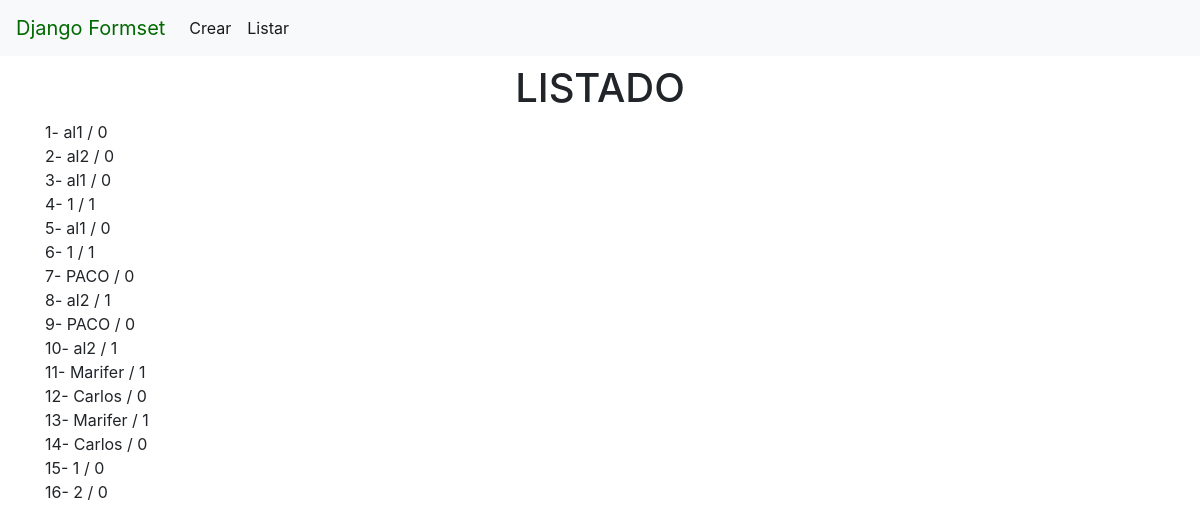
The page / on the database its author committed.
### alumno/models.py (models this page shows, shortened)
class Alumno(models.Model):
    VARON = '0'
    MUJER = '1'
    OTRO = '2'
    GENDER_CHOICES = [
        (VARON, 'Varon'),
        (MUJER, 'Mujer'),
        (OTRO, 'Otro'),]
    full_name = models.CharField('Nombres', max_length=60)
    gender = models.CharField('Genero', max_length=1, choices=GENDER_CHOICES)
    class Meta:
        verbose_name = 'Alumno'
        verbose_name_plural = 'Alumnos'

### alumno/views.py (the view)
# urls.py: path('', views.ListAlumno.as_view(), name='list'),
class ListAlumno(ListView):
    template_name = 'alumno/lista.html'
    model = Alumno
    context_object_name = 'al'

### templates/alumno/lista.html
{% extends 'base.html' %}
{% load static %}
{% block container %}
    <div class="container">
        <div class="row text-center pt-2">
            <div class="col">
                <h1>LISTADO</h1>
            </div>
        </div>
        <div class="row">
            <div class="col">
                {%  for i in al%}
                {{ i.pk }}- {{ i.full_name }} / {{ i.gender}}<br>
                {% endfor %}
            </div>
        </div>
    </div>
{% endblock %}

### templates/base.html (shortened to what this page needs)
<!DOCTYPE html>
<html lang="en">
<head>
    <link rel="stylesheet" href="https://stackpath.bootstrapcdn.com/bootstrap/4.5.2/css/bootstrap.min.css">
</head>
<body>
{% include 'nav.html' %}
{% block container %}
{% endblock %}
</body>
</html>

### templates/nav.html (shortened to what this page needs)
{% load static %}
<nav class="navbar navbar-expand-lg navbar-light bg-light">
  <a class="navbar-brand" href="#" style="color: #006a00">Django Formset</a>
  <div class="collapse navbar-collapse" id="navbarNav">
    <ul class="navbar-nav">
      <li class="nav-item active">
        <a class="nav-link" href="{% url 'add' %}">Crear <span class="sr-only">(current)</span></a>
      </li>
      <li class="nav-item active">
        <a class="nav-link" href="{% url 'list' %}">Listar</a>
      </li>
    </ul>
  </div>
</nav>

### rows shown on the page
Alumno: pk "1", full_name "al1", gender "0"
Alumno: pk "2", full_name "al2", gender "0"
Alumno: pk "3", full_name "al1", gender "0"
Alumno: pk "4", full_name "1", gender "1"
Alumno: pk "5", full_name "al1", gender "0"
Alumno: pk "6", full_name "1", gender "1"
Alumno: pk "7", full_name "PACO", gender "0"
Alumno: pk "8", full_name "al2", gender "1"
Alumno: pk "9", full_name "PACO", gender "0"
Alumno: pk "10", full_name "al2", gender "1"
Alumno: pk "11", full_name "Marifer", gender "1"
Alumno: pk "12", full_name "Carlos", gender "0"
Alumno: pk "13", full_name "Marifer", gender "1"
Alumno: pk "14", full_name "Carlos", gender "0"
Alumno: pk "15", full_name "1", gender "0"
Alumno: pk "16", full_name "2", gender "0"
